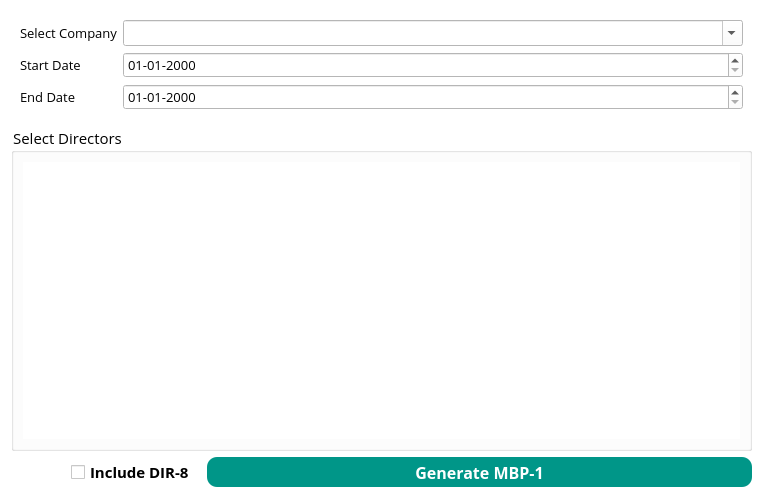
<?xml version="1.0" encoding="UTF-8"?>
<ui version="4.0">
 <class>Form</class>
 <widget class="QWidget" name="Form">
  <property name="geometry">
   <rect>
    <x>0</x>
    <y>0</y>
    <width>763</width>
    <height>498</height>
   </rect>
  </property>
  <property name="windowTitle">
   <string>Generate MBP-1</string>
  </property>
  <property name="windowIcon">
   <iconset>
    <normaloff>../Icon/logo.png</normaloff>../Icon/logo.png</iconset>
  </property>
  <property name="styleSheet">
   <string notr="true">background-color: rgb(255, 255, 255);</string>
  </property>
  <layout class="QGridLayout" name="gridLayout_2">
   <item row="0" column="0">
    <widget class="QWidget" name="widget" native="true">
     <property name="sizePolicy">
      <sizepolicy hsizetype="Preferred" vsizetype="Fixed">
       <horstretch>0</horstretch>
       <verstretch>0</verstretch>
      </sizepolicy>
     </property>
     <property name="font">
      <font>
       <family>Open Sans</family>
       <pointsize>10</pointsize>
      </font>
     </property>
     <layout class="QFormLayout" name="formLayout">
      <item row="0" column="0">
       <widget class="QLabel" name="label_2">
        <property name="font">
         <font>
          <family>Open Sans</family>
          <pointsize>10</pointsize>
          <stylestrategy>PreferAntialias</stylestrategy>
         </font>
        </property>
        <property name="text">
         <string>Select Company</string>
        </property>
        <property name="alignment">
         <set>Qt::AlignCenter</set>
        </property>
       </widget>
      </item>
      <item row="0" column="1">
       <widget class="QComboBox" name="NameField">
        <property name="sizePolicy">
         <sizepolicy hsizetype="Preferred" vsizetype="Expanding">
          <horstretch>0</horstretch>
          <verstretch>0</verstretch>
         </sizepolicy>
        </property>
        <property name="maximumSize">
         <size>
          <width>16777215</width>
          <height>30</height>
         </size>
        </property>
        <property name="font">
         <font>
          <family>Open Sans</family>
          <pointsize>10</pointsize>
          <stylestrategy>PreferAntialias</stylestrategy>
         </font>
        </property>
        <property name="editable">
         <bool>true</bool>
        </property>
       </widget>
      </item>
      <item row="1" column="0">
       <widget class="QLabel" name="label_3">
        <property name="font">
         <font>
          <family>Open Sans</family>
          <pointsize>10</pointsize>
          <stylestrategy>PreferAntialias</stylestrategy>
         </font>
        </property>
        <property name="text">
         <string>Start Date</string>
        </property>
       </widget>
      </item>
      <item row="1" column="1">
       <widget class="QDateEdit" name="startDate">
        <property name="font">
         <font>
          <family>Open Sans</family>
          <pointsize>10</pointsize>
          <stylestrategy>PreferAntialias</stylestrategy>
         </font>
        </property>
        <property name="displayFormat">
         <string>dd-MM-yyyy</string>
        </property>
       </widget>
      </item>
      <item row="2" column="0">
       <widget class="QLabel" name="label_4">
        <property name="font">
         <font>
          <family>Open Sans</family>
          <pointsize>10</pointsize>
          <stylestrategy>PreferAntialias</stylestrategy>
         </font>
        </property>
        <property name="text">
         <string>End Date</string>
        </property>
       </widget>
      </item>
      <item row="2" column="1">
       <widget class="QDateEdit" name="Enddate">
        <property name="font">
         <font>
          <family>Open Sans</family>
          <pointsize>10</pointsize>
          <stylestrategy>PreferAntialias</stylestrategy>
         </font>
        </property>
        <property name="displayFormat">
         <string>dd-MM-yyyy</string>
        </property>
       </widget>
      </item>
     </layout>
    </widget>
   </item>
   <item row="1" column="0">
    <widget class="QGroupBox" name="groupBox">
     <property name="minimumSize">
      <size>
       <width>0</width>
       <height>50</height>
      </size>
     </property>
     <property name="font">
      <font>
       <family>Open Sans</family>
       <pointsize>11</pointsize>
       <stylestrategy>PreferAntialias</stylestrategy>
      </font>
     </property>
     <property name="title">
      <string>Select Directors</string>
     </property>
     <layout class="QGridLayout" name="gridLayout">
      <item row="0" column="0">
       <widget class="QWidget" name="SelectDirectors" native="true">
        <property name="sizePolicy">
         <sizepolicy hsizetype="Preferred" vsizetype="Expanding">
          <horstretch>0</horstretch>
          <verstretch>0</verstretch>
         </sizepolicy>
        </property>
        <layout class="QGridLayout" name="gridLayout_5">
         <item row="0" column="0">
          <layout class="QGridLayout" name="DirectorsLayout"/>
         </item>
        </layout>
       </widget>
      </item>
     </layout>
    </widget>
   </item>
   <item row="2" column="0">
    <widget class="QWidget" name="ButtonGroup" native="true">
     <property name="minimumSize">
      <size>
       <width>0</width>
       <height>30</height>
      </size>
     </property>
     <property name="maximumSize">
      <size>
       <width>16777215</width>
       <height>30</height>
      </size>
     </property>
     <property name="font">
      <font>
       <family>Open Sans</family>
      </font>
     </property>
     <layout class="QHBoxLayout" name="horizontalLayout_3">
      <property name="leftMargin">
       <number>0</number>
      </property>
      <property name="topMargin">
       <number>0</number>
      </property>
      <property name="rightMargin">
       <number>0</number>
      </property>
      <property name="bottomMargin">
       <number>0</number>
      </property>
      <item>
       <spacer name="horizontalSpacer">
        <property name="orientation">
         <enum>Qt::Horizontal</enum>
        </property>
        <property name="sizeType">
         <enum>QSizePolicy::Fixed</enum>
        </property>
        <property name="sizeHint" stdset="0">
         <size>
          <width>60</width>
          <height>20</height>
         </size>
        </property>
       </spacer>
      </item>
      <item>
       <widget class="QCheckBox" name="selectDIR">
        <property name="sizePolicy">
         <sizepolicy hsizetype="Minimum" vsizetype="Expanding">
          <horstretch>0</horstretch>
          <verstretch>0</verstretch>
         </sizepolicy>
        </property>
        <property name="maximumSize">
         <size>
          <width>130</width>
          <height>16777215</height>
         </size>
        </property>
        <property name="font">
         <font>
          <family>Open Sans</family>
          <pointsize>11</pointsize>
          <weight>75</weight>
          <bold>true</bold>
          <stylestrategy>PreferAntialias</stylestrategy>
         </font>
        </property>
        <property name="text">
         <string>Include DIR-8</string>
        </property>
       </widget>
      </item>
      <item>
       <widget class="QPushButton" name="generate">
        <property name="sizePolicy">
         <sizepolicy hsizetype="Minimum" vsizetype="Expanding">
          <horstretch>0</horstretch>
          <verstretch>0</verstretch>
         </sizepolicy>
        </property>
        <property name="font">
         <font>
          <family>Open Sans</family>
          <pointsize>12</pointsize>
          <weight>75</weight>
          <bold>true</bold>
          <stylestrategy>PreferAntialias</stylestrategy>
         </font>
        </property>
        <property name="styleSheet">
         <string notr="true">color: rgb(255, 255, 255);
background-color:rgb(0,150,136);
border-radius:10;</string>
        </property>
        <property name="text">
         <string>Generate MBP-1</string>
        </property>
       </widget>
      </item>
     </layout>
    </widget>
   </item>
  </layout>
 </widget>
 <resources/>
 <connections/>
</ui>
